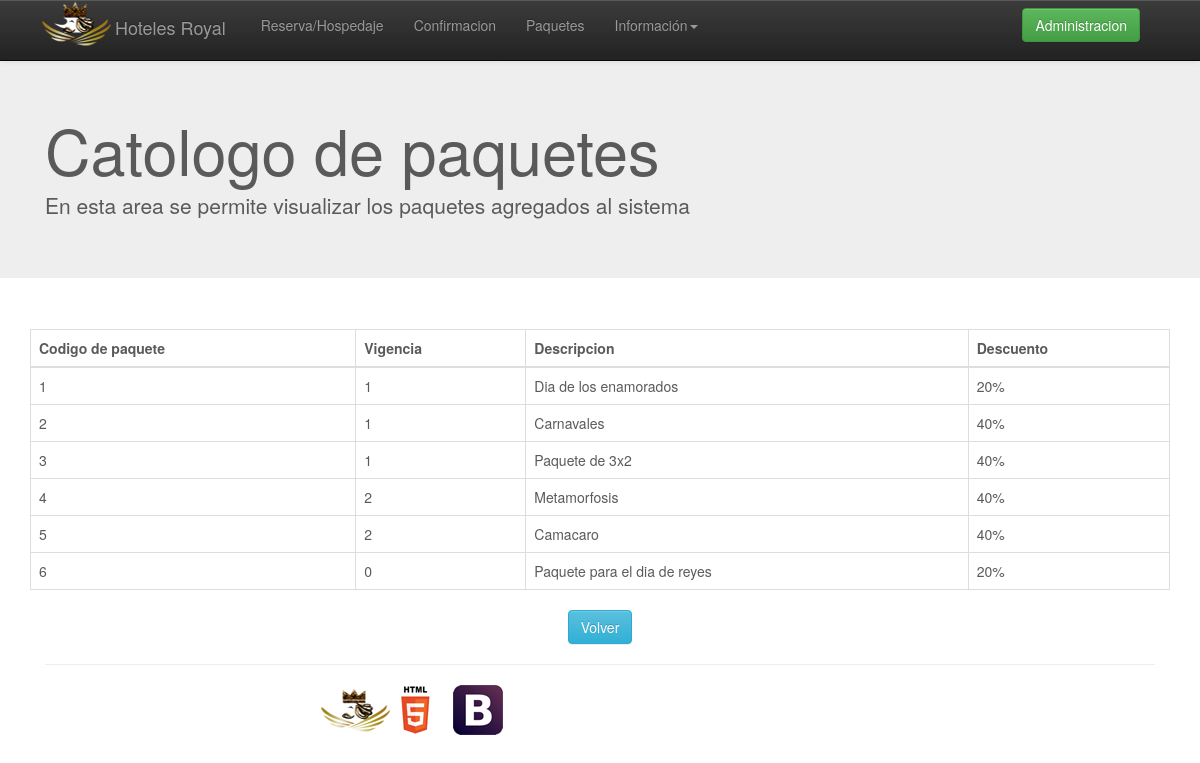
Screenshot of /MostrarCatalogos.php with the database file from the repository.
### tables this page shows
CREATE TABLE `catalogo_paquete` (
  `cod_cp` int(11) NOT NULL AUTO_INCREMENT COMMENT 'El identificador del paquete.',
  `vigencia` int(11) NOT NULL DEFAULT '1' COMMENT '0 o 1 si es vigente o no',
  `descripcion` varchar(100) NOT NULL COMMENT 'la descripcion del paquete',
  `descuento` int(11) DEFAULT NULL COMMENT 'El porcentaje que se le descuenta',
  PRIMARY KEY (`cod_cp`)
);

### MostrarCatalogos.php (the view, shortened to what this page needs)
<?php
 require_once('./modulos/header.php');
 require_once('./modulos/navbar.php');
 ?>
<div class="jumbotron">
      <div class="container"  >
        <h1>Catologo de paquetes </h1>
        <p>En esta area se permite visualizar los paquetes agregados al sistema</p>
      </div>
    </div>
    <div class="container" >
    <div class="col-lg-12 ">
      <div class="row" >
<?php
echo "<div class=\"row\">";
echo "<div class=\"col-lg-12\">";
      echo "  <div class=\"col-lg-12\">";
echo "</div>";
        $sql="SELECT * from `catalogo_paquete` ";
        $datos = mysql_query($sql);
echo"
    <form role=form method=\"POST\" action=\"./index.php\">
<br>
<table id=Validar class=\"table table-bordered\">";
      echo "<thead>
           <tr>
                 <th>Codigo de paquete</th>
                 <th>Vigencia</th>
                 <th>Descripcion</th>
                 <th>Descuento</th>
           </tr>
           </thead>
           <tbody> ";
while ($renglonConsulta = mysql_fetch_assoc($datos)){
      echo "<tr>";
      echo "<td>". $renglonConsulta['cod_cp']."</td>";
      echo "<td>". $renglonConsulta['vigencia']."</td>";
      echo "<td>". $renglonConsulta['descripcion']."</td>";
      echo "<td>". $renglonConsulta['descuento']."%</td>";
      echo "</tr>";
}
echo "
</tbody>
</table>
<div class=\"span6\" style=\"text-align:center\">
    <button type=\"submit\" name=\"Crear\" class=\"btn btn-info\" >
                        Volver
    </button>
</div>
</FORM>";
echo "</div>";
echo "</div>";
echo "</div>";
echo "<hr>";
?>
<footer align="center">
   <div class="col-md-8" align="center">
    <img src="./img/foobar.png" align="center">
    </div>
</footer>

### modulos/header.php (shortened to what this page needs)
<!DOCTYPE html>
<html lang="es">
 <html class="no-js">
    <head>
        <link rel="stylesheet" href="css/bootstrap.min.css">
        <link rel="stylesheet" href="css/bootstrap-theme.min.css">
        <link rel="stylesheet" href="css/main.css">
        <link rel="stylesheet" href="css/carousel.css">
    </head>

### modulos/navbar.php (shortened to what this page needs)
<div class="navbar navbar-inverse navbar-fixed-top">
  <div class="container">
    <div class="navbar-header">
        <a class="navbar-brand" href="index.php"><img src=" img/roya100.png">Hoteles Royal</a>
    </div>
    <div class="navbar-collapse collapse">
      <ul class="nav navbar-nav">
          <li><a href="reservaHospedaje1.php">Reserva/Hospedaje</a></li>
          <li><a href="">Confirmacion</a></li>
          <li><a href="">Paquetes</a></li>
        <li class="dropdown">
            <a href="#" class="dropdown-toggle" data-toggle="dropdown">Información<b class="caret"></b></a>
        </li>
      </ul>
                    <form class="navbar-form navbar-right" action="scripts/usuarios/login.php" method="POST">
                        <button type="submit" class="btn btn-success" >Administracion</button>
                    </form>
    </div>
  </div>
</div>

### css/main.css (style rules this page uses)
.navbar-brand { float: left; padding: 0px 20px; font-size: 18px; line-height: 20px; }

### rows the page displays
catalogo_paquete: cod_cp "1", vigencia "1", descripcion "Dia de los enamorados", descuento "20"
catalogo_paquete: cod_cp "2", vigencia "1", descripcion "Carnavales", descuento "40"
catalogo_paquete: cod_cp "3", vigencia "1", descripcion "Paquete de 3x2", descuento "40"
catalogo_paquete: cod_cp "4", vigencia "2", descripcion "Metamorfosis", descuento "40"
catalogo_paquete: cod_cp "5", vigencia "2", descripcion "Camacaro", descuento "40"
catalogo_paquete: cod_cp "6", vigencia "0", descripcion "Paquete para el dia de reyes", descuento "20"
